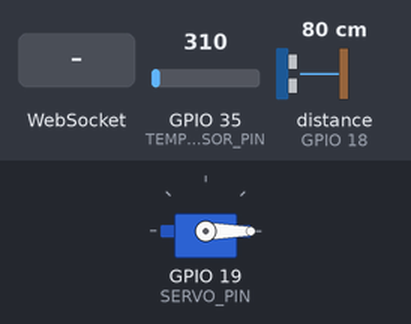
Recording of a sketch running on a simulated ESP32. On the bench: servo. Wiring (inferred from the names in the program): ultrasonic range finder: trigger GPIO 5; echo GPIO 18. The inputs (shaded band) are chosen by the test bench; at power-on: GPIO 35 (TEMP_SENSOR_PIN) = 310, distance to the obstacle (sensor on GPIO 18) 80 cm (analog values on the 0–4095 scale). The echo pulse lasts 58.3 µs per cm; WiFi joins after 1.5 s; servers stay silent unless stated; what the sketch prints to the serial monitor is not drawn.

Above: at 3.7 s.
3.8 s: WebSocket text "SERVO:CLOSE" received
At 4.29 s:
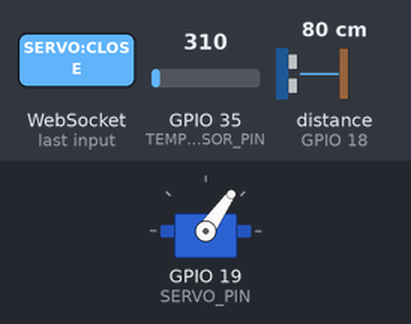
At 5.7 s:
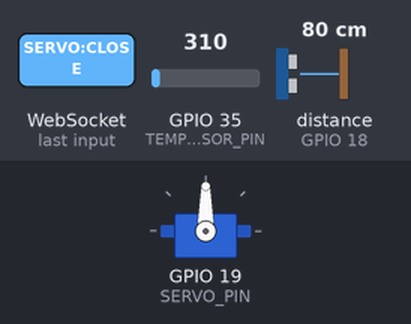
6.0 s: WebSocket text "SERVO:OPEN" received
At 6.46 s:
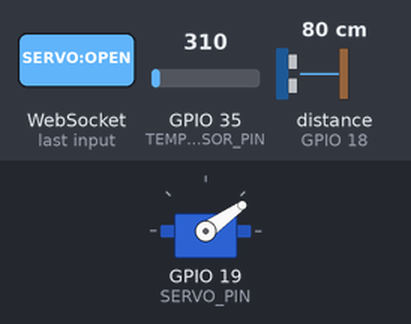
Timing chart, 0 to 9.0 s (numbered marks = the images above; inputs shaded):
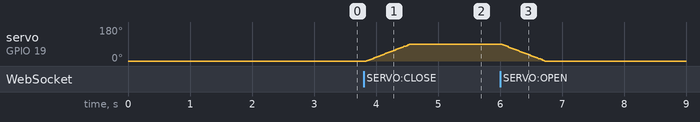

Measured:
- after the input at 3.8 s, servo on GPIO 19 (SERVO_PIN): moves from 0° to 90° over 0.71 s, starting at once
- after the input at 6.0 s, servo on GPIO 19 (SERVO_PIN): moves from 90° to 0° over 0.71 s, starting at once

The sketch:

esp_websocket_client.ino
```cpp
  #include <WiFi.h>
  #include <WebSocketsClient.h>
  #include <ESP32Servo.h>

  // ====== CONFIG ======
  const char* WIFI_SSID = "BI BIT";
  const char* WIFI_PASS = "abcd1234";
  const char* WS_HOST = "192.168.1.94";
  const uint16_t WS_PORT = 8765;
  const char* WS_PATH = "/";

  const uint8_t TEMP_SENSOR_PIN = 35;
  const uint8_t HC_TRIG_PIN = 5;
  const uint8_t HC_ECHO_PIN = 18;
  const uint8_t SERVO_PIN = 19;
  const int SERVO_OPEN_ANGLE = 90;
  const int SERVO_CLOSED_ANGLE = 0;
  const int SERVO_STEP_DELAY_MS = 8;
  const uint32_t SEND_INTERVAL_MS = 1000;
  const unsigned long HC_ECHO_TIMEOUT_US = 30000;
  // ================================

  WebSocketsClient webSocket;
  Servo doorServo;
  unsigned long lastSendMs = 0;
  int servoAngle = SERVO_CLOSED_ANGLE;

  float readDistanceCm() {
    digitalWrite(HC_TRIG_PIN, LOW);
    delayMicroseconds(2);

    digitalWrite(HC_TRIG_PIN, HIGH);
    delayMicroseconds(10);
    digitalWrite(HC_TRIG_PIN, LOW);

    unsigned long duration = pulseIn(HC_ECHO_PIN, HIGH, HC_ECHO_TIMEOUT_US);
    if (duration == 0) {
      return -1.0f;
    }

    return (duration * 0.0343f) / 2.0f;
  }

  void updateServoAngle(int targetAngle) {
    targetAngle = 90 - targetAngle;
    targetAngle = constrain(targetAngle, 0, 180);

    if (!doorServo.attached()) {
      return;
    }

    if (targetAngle == servoAngle) {
      doorServo.write(targetAngle);
      return;
    }

    int step = targetAngle > servoAngle ? 1 : -1;
    for (int angle = servoAngle; angle != targetAngle; angle += step) {
      doorServo.write(angle);
      delay(SERVO_STEP_DELAY_MS);
    }

    doorServo.write(targetAngle);
    servoAngle = targetAngle;
  }

  String servoStateLabel() {
    return servoAngle >= 90 ? "open" : "closed";
  }

  void sendServoStatus() {
    String msg = "{\"device\":\"esp32\",\"type\":\"servo\",\"servo_angle\":" + String(servoAngle) + ",\"servo_state\":\"" + servoStateLabel() + "\"}";
    webSocket.sendTXT(msg);
    Serial.println("[WS] Sent: " + msg);
  }

  void openDoor() {
    updateServoAngle(SERVO_OPEN_ANGLE);
    sendServoStatus();
    Serial.println("[SERVO] Door opened");
  }

  void closeDoor() {
    updateServoAngle(SERVO_CLOSED_ANGLE);
    sendServoStatus();
    Serial.println("[SERVO] Door closed");
  }

  bool handleServoCommand(const String& command) {
    String normalized = command;
    normalized.trim();
    normalized.toUpperCase();

    if (normalized == "SERVO:OPEN" || normalized == "OPEN") {
      openDoor();
      return true;
    }

    if (normalized == "SERVO:CLOSE" || normalized == "CLOSE") {
      closeDoor();
      return true;
    }

    if (normalized.startsWith("SERVO:ANGLE:")) {
      int targetAngle = normalized.substring(String("SERVO:ANGLE:").length()).toInt();
      updateServoAngle(targetAngle);
      sendServoStatus();
      Serial.printf("[SERVO] Moved to %d degrees\n", servoAngle);
      return true;
    }

    return false;
  }

  void sendTemperaturePayload() {
    uint16_t rawAdc = analogRead(TEMP_SENSOR_PIN);
    uint32_t milliVolts = analogReadMilliVolts(TEMP_SENSOR_PIN);
    float temperatureC = milliVolts / 10.0;
    float distanceCm = readDistanceCm();

    String msg = "{\"device\":\"esp32\",\"sensor\":\"environment\",\"temperature_pin\":" + String(TEMP_SENSOR_PIN) + ",\"temperature_c\":" + String(temperatureC, 2) + ",\"distance_cm\":" + String(distanceCm, 2) + ",\"hcsr04_trig\":" + String(HC_TRIG_PIN) + ",\"hcsr04_echo\":" + String(HC_ECHO_PIN) + ",\"servo_angle\":" + String(servoAngle) + ",\"servo_state\":\"" + servoStateLabel() + "\"}";
    webSocket.sendTXT(msg);
    Serial.println("[WS] Sent: " + msg);
    Serial.printf("[LM35] raw=%u, mV=%lu, temp=%.2f C\n", rawAdc, milliVolts, temperatureC);
    if (distanceCm < 0.0f) {
      Serial.println("[HC-SR04] distance=timeout");
    } else {
      Serial.printf("[HC-SR04] distance=%.2f cm\n", distanceCm);
    }
  }

  void onWebSocketEvent(WStype_t type, uint8_t* payload, size_t length) {
    switch (type) {
      case WStype_DISCONNECTED:
        Serial.println("[WS] Disconnected");
        break;

      case WStype_CONNECTED:
        Serial.printf("[WS] Connected to: %s\n", payload);
        sendTemperaturePayload();
        sendServoStatus();
        lastSendMs = millis();
        break;

      case WStype_TEXT: {
        String message;
        message.reserve(length);
        for (size_t i = 0; i < length; i++) {
          message += static_cast<char>(payload[i]);
        }

        Serial.println("[WS] Received: " + message);
        if (handleServoCommand(message)) {
          Serial.println("[WS] Servo command handled");
        }
        break;
      }

      case WStype_ERROR:
        Serial.println("[WS] Error");
        break;

      default:
        break;
    }
  }

  void connectWiFi() {
    WiFi.mode(WIFI_STA);
    WiFi.begin(WIFI_SSID, WIFI_PASS);

    Serial.print("Connecting WiFi");
    while (WiFi.status() != WL_CONNECTED) {
      delay(500);
      Serial.print(".");
    }

    Serial.println();
    Serial.print("WiFi connected. ESP IP: ");
    Serial.println(WiFi.localIP());
  }

  void setup() {
    Serial.begin(115200);
    delay(1000);

    analogReadResolution(12);
    analogSetPinAttenuation(TEMP_SENSOR_PIN, ADC_11db);
    pinMode(HC_TRIG_PIN, OUTPUT);
    pinMode(HC_ECHO_PIN, INPUT);

    ESP32PWM::allocateTimer(0);
    ESP32PWM::allocateTimer(1);
    ESP32PWM::allocateTimer(2);
    ESP32PWM::allocateTimer(3);
    doorServo.setPeriodHertz(50);
    doorServo.attach(SERVO_PIN, 500, 2400);
    doorServo.write(SERVO_CLOSED_ANGLE);

    Serial.printf("[LM35] Sensor mode enabled on GPIO%u\n", TEMP_SENSOR_PIN);
    Serial.println("[LM35] ESP32 tip: Use ADC1 pins (GPIO32/33/34/35/36/39) for stable readings with WiFi.");
    Serial.printf("[HC-SR04] TRIG=GPIO%u, ECHO=GPIO%u\n", HC_TRIG_PIN, HC_ECHO_PIN);
    Serial.printf("[SERVO] SG90 on GPIO%u, closed=%d, open=%d\n", SERVO_PIN, SERVO_CLOSED_ANGLE, SERVO_OPEN_ANGLE);

    connectWiFi();

    webSocket.begin(WS_HOST, WS_PORT, WS_PATH);
    webSocket.onEvent(onWebSocketEvent);
    webSocket.setReconnectInterval(3000);
  }

  void loop() {
    webSocket.loop();

    // Send sensor data periodically.
    if (millis() - lastSendMs >= SEND_INTERVAL_MS) {
      lastSendMs = millis();

      if (WiFi.status() == WL_CONNECTED) {
        sendTemperaturePayload();
      }
    }
  }
```
